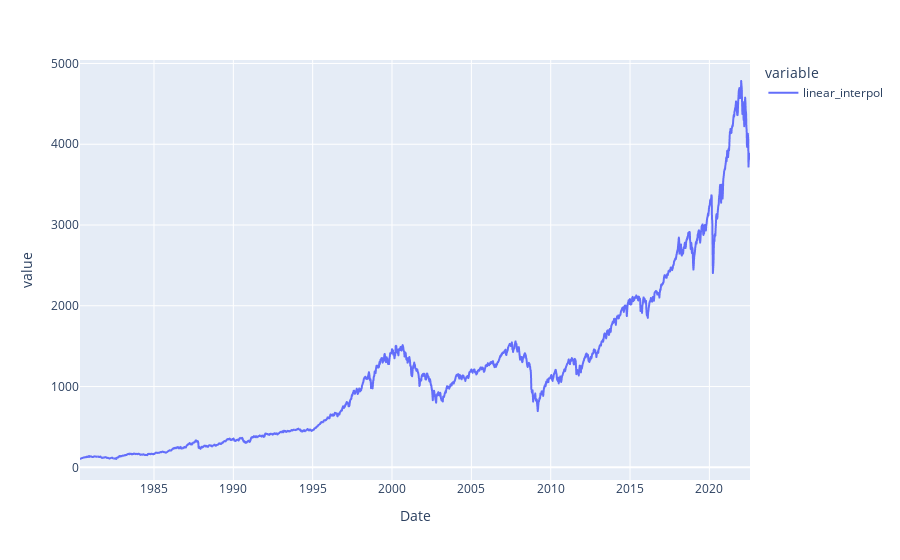

Write notebook code for a chart like this one.
### Code cell
# To fill up NaN values, we can fit linear lines between the weekly values
daily_df['linear_interpol'] = daily_df['Close'].interpolate(method='linear')
display(daily_df.head(10))

fig = px.line(daily_df, y=["linear_interpol"])
fig.show()

### Figure 1 — Plotly figure (JSON) as saved in the notebook; plotly's stock layout.template omitted (floating-point values rounded to 4 significant figures; data arrays with more than 128 entries replaced by an {"elided": "..."} marker saying what was removed)
{"data": [{"hovertemplate": "variable=linear_interpol<br>Date=%{x}<br>value=%{y}<extra></extra>", "legendgroup": "linear_interpol", "line": {"color": "#636efa", "dash": "solid"}, "marker": {"symbol": "circle"}, "mode": "lines", "name": "linear_interpol", "showlegend": true, "type": "scattergl", "x": {"elided": "15422 str values"}, "xaxis": "x", "y": {"elided": "15422 float values"}, "yaxis": "y"}], "layout": {"legend": {"title": {"text": "variable"}, "tracegroupgap": 0}, "margin": {"t": 60}, "xaxis": {"anchor": "y", "domain": [0, 1], "title": {"text": "Date"}}, "yaxis": {"anchor": "x", "domain": [0, 1], "title": {"text": "value"}}}}
